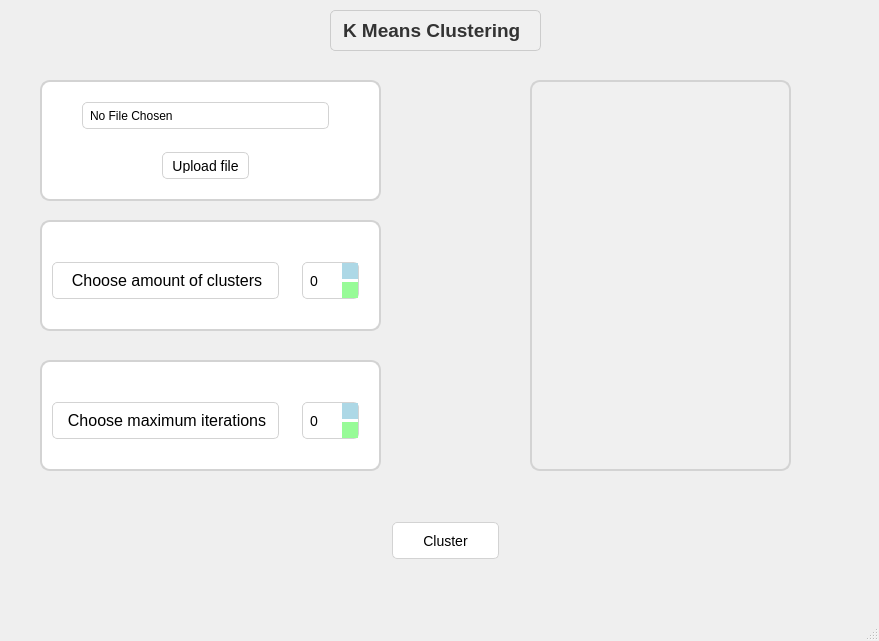
<?xml version="1.0" encoding="UTF-8"?>
<ui version="4.0">
 <class>MainWindow</class>
 <widget class="QMainWindow" name="MainWindow">
  <property name="geometry">
   <rect>
    <x>0</x>
    <y>0</y>
    <width>879</width>
    <height>641</height>
   </rect>
  </property>
  <property name="windowTitle">
   <string>MainWindow</string>
  </property>
  <widget class="QWidget" name="centralwidget">
   <widget class="QLabel" name="label">
    <property name="geometry">
     <rect>
      <x>330</x>
      <y>10</y>
      <width>211</width>
      <height>41</height>
     </rect>
    </property>
    <property name="styleSheet">
     <string notr="true">QLabel {
    background-color: #f0f0f0; 
    color: #333333; 
    font-size: 16px; 
    font-family: Arial, sans-serif;
    padding: 8px; 
    border: 1px solid #cccccc; 
    border-radius: 5px; 
    box-shadow: 1px 1px 3px rgba(0, 0, 0, 0.1); 
}
</string>
    </property>
    <property name="text">
     <string>&lt;html&gt;&lt;head/&gt;&lt;body&gt;&lt;p&gt;&lt;span style=&quot; font-size:14pt; font-weight:700;&quot;&gt;K Means Clustering&lt;/span&gt;&lt;/p&gt;&lt;/body&gt;&lt;/html&gt;</string>
    </property>
   </widget>
   <widget class="QPushButton" name="pushButton_2">
    <property name="geometry">
     <rect>
      <x>390</x>
      <y>520</y>
      <width>111</width>
      <height>41</height>
     </rect>
    </property>
    <property name="styleSheet">
     <string notr="true">QPushButton {
    background-color: #ffffff;
    border: 1px solid #d3d3d3;
    border-radius: 5px; 
    padding: 5px 10px; 
    margin: 2px; 
    color: #000000; 
    font-size: 14px; 
}

QPushButton:hover {
    background-color: #f0f0f0; 
    border: 1px solid #b0b0b0; 
}

QPushButton:pressed {
    background-color: #e0e0e0; 
}

QPushButton:disabled {
    background-color: #f0f0f0; 
    border: 1px solid #d3d3d3; 
    color: #a0a0a0; 
}</string>
    </property>
    <property name="text">
     <string>Cluster</string>
    </property>
   </widget>
   <widget class="QListWidget" name="listWidget">
    <property name="geometry">
     <rect>
      <x>520</x>
      <y>70</y>
      <width>281</width>
      <height>411</height>
     </rect>
    </property>
    <property name="styleSheet">
     <string notr="true">QListWidget {
    background-color: #f0f0f0; 
    border: 2px solid #d3d3d3;
    border-radius: 10px; 
    padding: 5px;
    margin: 10px; 
}

QListWidget::item {
    background-color: #ffffff; 
    border: 1px solid #d3d3d3; 
    border-radius: 5px;
    padding: 5px; 
    margin: 2px; 
}

QListWidget::item:selected {
    background-color: #a0c4ff; 
    color: #ffffff; 
}

QListWidget::item:hover {
    background-color: #d3d3d3; 
}

QScrollBar:vertical {
    width: 12px;
    background: #e0e0e0;
    margin: 0px;
    border-radius: 5px;
}

QScrollBar::handle:vertical {
    background: #a0a0a0;
    min-height: 20px;
    border-radius: 5px;
}

QScrollBar::add-line:vertical,
QScrollBar::sub-line:vertical {
    height: 0px;
}
</string>
    </property>
   </widget>
   <widget class="QFrame" name="frame">
    <property name="geometry">
     <rect>
      <x>30</x>
      <y>70</y>
      <width>361</width>
      <height>141</height>
     </rect>
    </property>
    <property name="styleSheet">
     <string notr="true">QFrame {
    background-color: #ffffff; 
    border: 2px solid #d3d3d3; 
    border-radius: 10px;
    padding: 15px;
    margin: 10px;
    box-shadow: 2px 2px 5px rgba(0, 0, 0, 0.3);
}</string>
    </property>
    <property name="frameShape">
     <enum>QFrame::StyledPanel</enum>
    </property>
    <property name="frameShadow">
     <enum>QFrame::Raised</enum>
    </property>
    <widget class="QLineEdit" name="lineEdit">
     <property name="geometry">
      <rect>
       <x>50</x>
       <y>30</y>
       <width>251</width>
       <height>31</height>
      </rect>
     </property>
     <property name="styleSheet">
      <string notr="true">QLineEdit{
	background-color: #ffffff; 
    border: 1px solid #d3d3d3; 
    border-radius: 5px; 
    padding: 5px;
    margin: 2px; 
	qproperty-alignment: 'AlignCenter';
}
QLineEdit:focus {
    background-color: #ffffff; 
    border: 1px solid #a0c4ff; 
}

QLineEdit:hover {
    background-color: #ffffff; 
    border: 1px solid #b0b0b0; 
}</string>
     </property>
     <property name="text">
      <string>No File Chosen</string>
     </property>
    </widget>
    <widget class="QPushButton" name="pushButton">
     <property name="geometry">
      <rect>
       <x>130</x>
       <y>80</y>
       <width>91</width>
       <height>31</height>
      </rect>
     </property>
     <property name="styleSheet">
      <string notr="true">QPushButton {
    background-color: #ffffff; 
    border: 1px solid #d3d3d3; 
    border-radius: 5px;
    padding: 5px 10px; 
    margin: 2px; 
    color: #000000; 
    font-size: 14px;
}

QPushButton:pressed {
    background-color: #e0e0e0; 
    border: 1px solid #a0c4ff; 
}

QPushButton:hover {
    background-color: #f0f0f0;
    border: 1px solid #b0b0b0; 
}

QPushButton:disabled {
    background-color: #f0f0f0;
    border: 1px solid #d3d3d3; 
    color: #a0a0a0;
}</string>
     </property>
     <property name="text">
      <string>Upload file</string>
     </property>
    </widget>
   </widget>
   <widget class="QFrame" name="frame_2">
    <property name="geometry">
     <rect>
      <x>30</x>
      <y>210</y>
      <width>361</width>
      <height>131</height>
     </rect>
    </property>
    <property name="styleSheet">
     <string notr="true">QFrame {
    /* Background settings */
    background-color: #ffffff; /* White background */

    /* Border settings */
    border: 2px solid #d3d3d3; /* Light gray border */
    border-radius: 10px; /* Rounded corners */

    /* Padding and margin */
    padding: 15px; /* Inner spacing */
    margin: 10px; /* Outer spacing */

    /* Shadow settings */
    box-shadow: 2px 2px 5px rgba(0, 0, 0, 0.3); /* Shadow effect */
}
</string>
    </property>
    <property name="frameShape">
     <enum>QFrame::StyledPanel</enum>
    </property>
    <property name="frameShadow">
     <enum>QFrame::Raised</enum>
    </property>
    <widget class="QLabel" name="label_2">
     <property name="geometry">
      <rect>
       <x>20</x>
       <y>50</y>
       <width>231</width>
       <height>41</height>
      </rect>
     </property>
     <property name="styleSheet">
      <string notr="true">QLabel {
    background-color: #ffffff; 
    border: 1px solid #d3d3d3; 
    border-radius: 5px; 
    padding: 5px; 
    margin: 2px; 
    color: #000000; 
    font-size: 14px; 
}</string>
     </property>
     <property name="text">
      <string>&lt;html&gt;&lt;head/&gt;&lt;body&gt;&lt;p align=&quot;center&quot;&gt;&lt;span style=&quot; font-size:12pt;&quot;&gt;Choose amount of clusters&lt;/span&gt;&lt;/p&gt;&lt;/body&gt;&lt;/html&gt;</string>
     </property>
    </widget>
    <widget class="QSpinBox" name="spinBox">
     <property name="geometry">
      <rect>
       <x>270</x>
       <y>50</y>
       <width>61</width>
       <height>41</height>
      </rect>
     </property>
     <property name="styleSheet">
      <string notr="true">QSpinBox {
    background-color: #ffffff; 
    border: 1px solid #d3d3d3; 
    border-radius: 5px; 
    padding: 5px; 
    margin: 2px; 
    color: #000000; 
    font-size: 14px; 
}

QSpinBox:hover {
    background-color: #f0f0f0; 
    border: 1px solid #b0b0b0;
}

QSpinBox::up-button {
    background-color: #add8e6; 
    border: none;
    width: 16px;
    height: 16px; 
}

QSpinBox::up-button:hover {
    background-color: #87ceeb; 
}

QSpinBox::down-button {
    background-color: #98fb98; 
    border: none;
    width: 16px;
    height: 16px; 
}

QSpinBox::down-button:hover {
    background-color: #90ee90; 
}

QSpinBox::up-arrow, QSpinBox::down-arrow {
    width: 7px; 
    height: 7px; 
}
</string>
     </property>
    </widget>
   </widget>
   <widget class="QFrame" name="frame_3">
    <property name="geometry">
     <rect>
      <x>30</x>
      <y>350</y>
      <width>361</width>
      <height>131</height>
     </rect>
    </property>
    <property name="styleSheet">
     <string notr="true">QFrame {
    /* Background settings */
    background-color: #ffffff; /* White background */

    /* Border settings */
    border: 2px solid #d3d3d3; /* Light gray border */
    border-radius: 10px; /* Rounded corners */

    /* Padding and margin */
    padding: 15px; /* Inner spacing */
    margin: 10px; /* Outer spacing */

    /* Shadow settings */
    box-shadow: 2px 2px 5px rgba(0, 0, 0, 0.3); /* Shadow effect */
}
</string>
    </property>
    <property name="frameShape">
     <enum>QFrame::StyledPanel</enum>
    </property>
    <property name="frameShadow">
     <enum>QFrame::Raised</enum>
    </property>
    <widget class="QLabel" name="label_3">
     <property name="geometry">
      <rect>
       <x>20</x>
       <y>50</y>
       <width>231</width>
       <height>41</height>
      </rect>
     </property>
     <property name="styleSheet">
      <string notr="true">QLabel {
    background-color: #ffffff; 
    border: 1px solid #d3d3d3; 
    border-radius: 5px; 
    padding: 5px; 
    margin: 2px; 
    color: #000000; 
    font-size: 14px; 
}</string>
     </property>
     <property name="text">
      <string>&lt;html&gt;&lt;head/&gt;&lt;body&gt;&lt;p align=&quot;center&quot;&gt;&lt;span style=&quot; font-size:12pt;&quot;&gt;Choose maximum iterations&lt;/span&gt;&lt;/p&gt;&lt;/body&gt;&lt;/html&gt;</string>
     </property>
    </widget>
    <widget class="QSpinBox" name="spinBox_2">
     <property name="geometry">
      <rect>
       <x>270</x>
       <y>50</y>
       <width>61</width>
       <height>41</height>
      </rect>
     </property>
     <property name="styleSheet">
      <string notr="true">QSpinBox {
    background-color: #ffffff; 
    border: 1px solid #d3d3d3; 
    border-radius: 5px; 
    padding: 5px; 
    margin: 2px; 
    color: #000000; 
    font-size: 14px; 
}

QSpinBox:hover {
    background-color: #f0f0f0; 
    border: 1px solid #b0b0b0;
}

QSpinBox::up-button {
    background-color: #add8e6; 
    border: none;
    width: 16px;
    height: 16px; 
}

QSpinBox::up-button:hover {
    background-color: #87ceeb; 
}

QSpinBox::down-button {
    background-color: #98fb98; 
    border: none;
    width: 16px;
    height: 16px; 
}

QSpinBox::down-button:hover {
    background-color: #90ee90; 
}

QSpinBox::up-arrow, QSpinBox::down-arrow {
    width: 7px; 
    height: 7px; 
}
</string>
     </property>
    </widget>
   </widget>
  </widget>
  <widget class="QMenuBar" name="menubar">
   <property name="geometry">
    <rect>
     <x>0</x>
     <y>0</y>
     <width>879</width>
     <height>21</height>
    </rect>
   </property>
  </widget>
  <widget class="QStatusBar" name="statusbar"/>
 </widget>
 <resources/>
 <connections/>
</ui>
